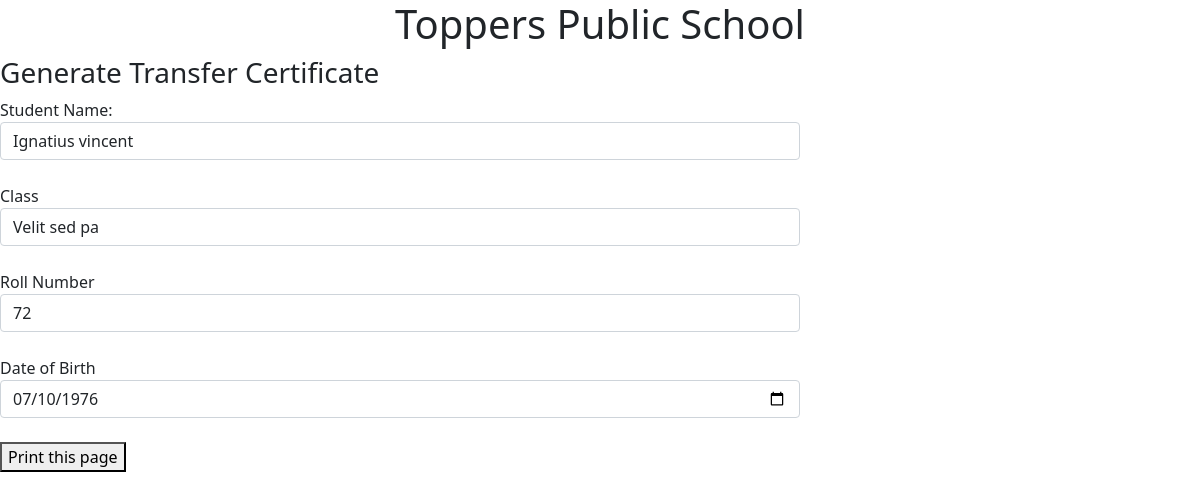
The app's page /tc.php?id=5 with its own data.
### tables this page shows
CREATE TABLE `student` (
  `id` int(11) NOT NULL,
  `name` varchar(50) NOT NULL,
  `class` varchar(12) NOT NULL,
  `rollno` int(5) NOT NULL,
  `date` timestamp NOT NULL DEFAULT current_timestamp(),
  `dob` date NOT NULL
);

### db.php (called while the page is built, shortened)
<?php
	class Db
	{
		var $con;
		public function __construct()
		{
			$this->con=mysqli_connect("localhost","root","","task");
		}
		function fetch1($tab,$id)
		{
			$sql="SELECT * FROM $tab WHERE id=$id";
			return mysqli_fetch_assoc(mysqli_query($this->con,$sql));
		}
	}
	$dbob=new Db;
?>

### tc.php (the view)
<center>
        <h1>Toppers Public School</h1>
    </center>
<?php
require_once ("theme.php");
	include "db.php";
	$id = "";
	if (isset($_GET['id'])) {
		$id=$_GET['id'];
		$info=$dbob->fetch1('student',$id);
	}
?>
<div class="col-md-8 col-xs-12" >
	<h3>Generate Transfer Certificate</h3>
	<form method="post" >
		<span>Student Name: </span>
		<input class="form-control" type="text" name="name" value="<?php if($id)  echo $info['name']; ?>" />
		<br/>
		<span>Class </span>
		<input class="form-control" type="text" name="class" value="<?php if($id)  echo $info['class']; ?>" />
		<br/>
		<span>Roll Number </span>
		<input class="form-control" type="number" name="rollno" value="<?php if($id)  echo $info['rollno']; ?>" />
		<br/>
		<span>Date of Birth </span>
		<input class="form-control" type="date" name="dob" value="<?php if($id)  echo $info['dob']; ?>" />
		<br/>
		<div>
		<div><button onClick="window.print()">Print this page
</button></div>
		</div>
	</form>
</div>

### records on screen
student: name "Ignatius vincent", class "Velit sed pa", rollno "72", dob "07/10/1976"
